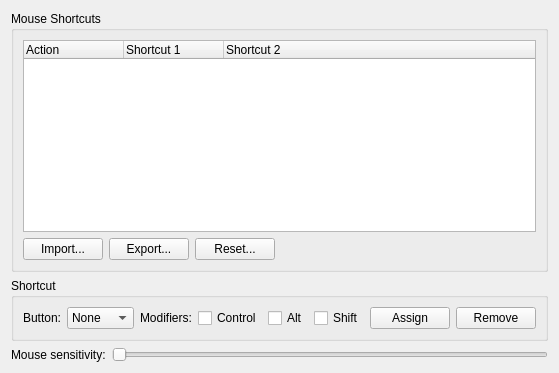
     <widget class="QWidget" name="tabMouse">
      <attribute name="title">
       <string>Mouse</string>
      </attribute>
      <layout class="QVBoxLayout" name="verticalLayout_10">
       <item>
        <layout class="QVBoxLayout" name="verticalLayout_9">
         <item>
          <widget class="QGroupBox" name="groupBox_5">
           <property name="title">
            <string>Mouse Shortcuts</string>
           </property>
           <layout class="QVBoxLayout" name="verticalLayout_11">
            <item>
             <layout class="QVBoxLayout" name="verticalLayout_12">
              <item>
               <widget class="QTreeWidget" name="mouseTree">
                <property name="rootIsDecorated">
                 <bool>false</bool>
                </property>
                <property name="uniformRowHeights">
                 <bool>true</bool>
                </property>
                <column>
                 <property name="text">
                  <string>Action</string>
                 </property>
                </column>
                <column>
                 <property name="text">
                  <string>Shortcut 1</string>
                 </property>
                </column>
                <column>
                 <property name="text">
                  <string>Shortcut 2</string>
                 </property>
                </column>
               </widget>
              </item>
              <item>
               <layout class="QHBoxLayout" name="horizontalLayout_13">
                <item>
                 <widget class="QPushButton" name="MouseImportButton">
                  <property name="text">
                   <string>Import...</string>
                  </property>
                 </widget>
                </item>
                <item>
                 <widget class="QPushButton" name="MouseExportButton">
                  <property name="text">
                   <string>Export...</string>
                  </property>
                 </widget>
                </item>
                <item>
                 <widget class="QPushButton" name="mouseReset">
                  <property name="text">
                   <string>Reset...</string>
                  </property>
                 </widget>
                </item>
                <item>
                 <spacer name="horizontalSpacer_6">
                  <property name="orientation">
                   <enum>Qt::Orientation::Horizontal</enum>
                  </property>
                  <property name="sizeHint" stdset="0">
                   <size>
                    <width>40</width>
                    <height>20</height>
                   </size>
                  </property>
                 </spacer>
                </item>
               </layout>
              </item>
             </layout>
            </item>
           </layout>
          </widget>
         </item>
        </layout>
       </item>
       <item>
        <widget class="QGroupBox" name="MouseShortcutGroup">
         <property name="title">
          <string>Shortcut</string>
         </property>
         <layout class="QHBoxLayout" name="horizontalLayout_12">
          <item>
           <layout class="QHBoxLayout" name="horizontalLayout_14">
            <item>
             <widget class="QLabel" name="label_11">
              <property name="text">
               <string>Button:</string>
              </property>
             </widget>
            </item>
            <item>
             <widget class="QComboBox" name="mouseButton">
              <item>
               <property name="text">
                <string>None</string>
               </property>
              </item>
              <item>
               <property name="text">
                <string>Left</string>
               </property>
              </item>
              <item>
               <property name="text">
                <string>Middle</string>
               </property>
              </item>
              <item>
               <property name="text">
                <string>Right</string>
               </property>
              </item>
             </widget>
            </item>
            <item>
             <widget class="QLabel" name="label_12">
              <property name="text">
               <string>Modifiers:</string>
              </property>
             </widget>
            </item>
            <item>
             <widget class="QCheckBox" name="mouseControl">
              <property name="text">
               <string>Control</string>
              </property>
             </widget>
            </item>
            <item>
             <widget class="QCheckBox" name="mouseAlt">
              <property name="text">
               <string>Alt</string>
              </property>
             </widget>
            </item>
            <item>
             <widget class="QCheckBox" name="mouseShift">
              <property name="text">
               <string>Shift</string>
              </property>
             </widget>
            </item>
            <item>
             <widget class="QPushButton" name="mouseAssign">
              <property name="text">
               <string>Assign</string>
              </property>
             </widget>
            </item>
            <item>
             <widget class="QPushButton" name="mouseRemove">
              <property name="text">
               <string>Remove</string>
              </property>
             </widget>
            </item>
           </layout>
          </item>
         </layout>
        </widget>
       </item>
       <item>
        <layout class="QHBoxLayout" name="horizontalLayout_15">
         <item>
          <widget class="QLabel" name="label_13">
           <property name="text">
            <string>Mouse sensitivity:</string>
           </property>
          </widget>
         </item>
         <item>
          <widget class="QSlider" name="mouseSensitivity">
           <property name="minimum">
            <number>1</number>
           </property>
           <property name="maximum">
            <number>20</number>
           </property>
           <property name="pageStep">
            <number>5</number>
           </property>
           <property name="orientation">
            <enum>Qt::Orientation::Horizontal</enum>
           </property>
          </widget>
         </item>
        </layout>
       </item>
      </layout>
     </widget>
